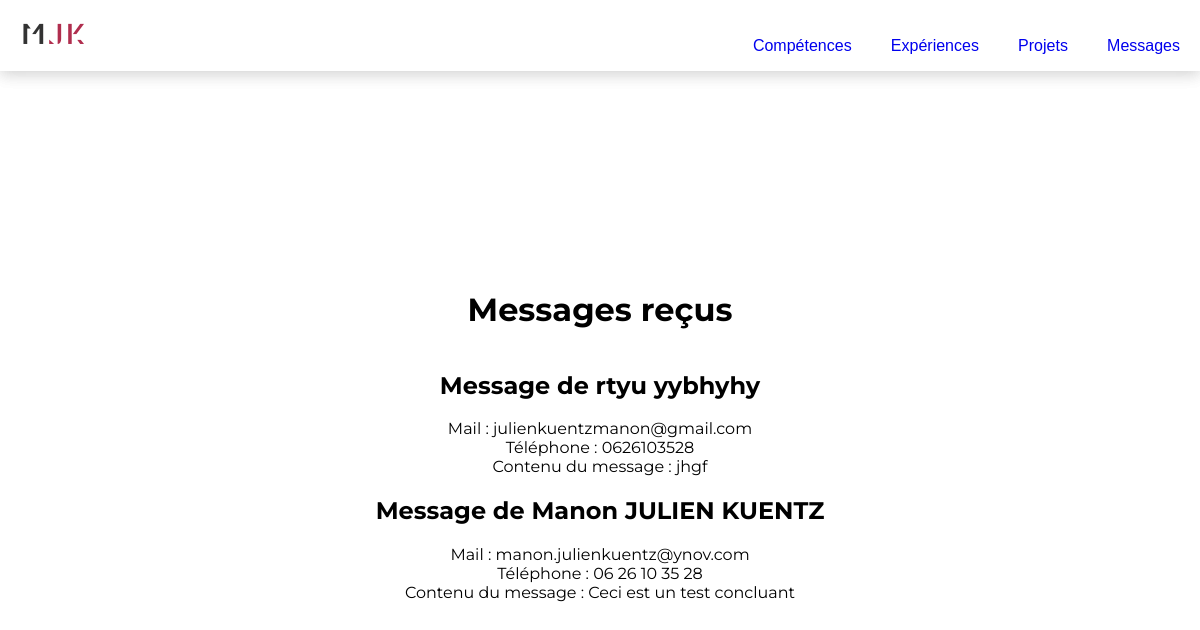
Page /admin/messagesAdmin.php (signed in) on the committed database.
### tables this page shows
CREATE TABLE IF NOT EXISTS `messages` (
  `id_message` int(11) NOT NULL AUTO_INCREMENT,
  `nom` varchar(50) DEFAULT NULL,
  `prenom` varchar(50) DEFAULT NULL,
  `mail` varchar(50) DEFAULT NULL,
  `phone` varchar(50) DEFAULT NULL,
  `message` varchar(3000) DEFAULT NULL,
  PRIMARY KEY (`id_message`)
);

### admin/messagesAdmin.php (the view, shortened to what this page needs)
<?php
if(!isset($_SESSION['mdp'])){?>
    <meta http-equiv="refresh" content="0;URL=index.php">
    <?php
}
else{
    require_once('db.php');
    ?>
    <html lang="fr">
    <head>
        <?php
        include("AdminHead.php");
        ?>
    </head>
    <body class="height">
    <header>
        <?php include("navAdmin.php"); ?>
    </header>
    <main>
        <h1>Messages reçus</h1>
        <?php
        $rqt = $pdo->prepare('SELECT * FROM messages');
        $rqt->execute();
        while($c = $rqt->fetch()){
            echo "<h2>Message de " .$c['prenom'] ." " .$c['nom'] . "</h2>";
            echo "<div>Mail : " . $c['mail'] ."</div>";
            echo "<div>Téléphone : " . $c['phone'] ."</div>";
            echo "<div>Contenu du message : " . $c['message'] ."</div>";
        }
        ?>
    </main>
    </body>
    </html>
<?php  }
?>

### admin/style.css (style rules this page uses)
* { box-sizing: border-box; }
body { display: flex; flex-direction: column; justify-content: center; align-items: center; margin: 0; padding: 0; font-family: 'Montserrat', 'sans-serif'; font-weight: normal; }
header { display: flex!important; width: 100%; box-shadow: 0px 3px 16px 0px rgba(0, 0, 0, 0.1); }
main { display: flex; flex-direction: column; align-items: center; justify-content: center; text-align: center; width: 100%; height: 100%; }
.height { height: 100%; }

### rows in the picture
messages: prenom "rtyu", nom "yybhyhy", mail "julienkuentzmanon@gmail.com", phone "0626103528", message "jhgf"
messages: prenom "Manon", nom "JULIEN KUENTZ", mail "manon.julienkuentz@ynov.com", phone "06 26 10 35 28", message "Ceci est un test concluant"
